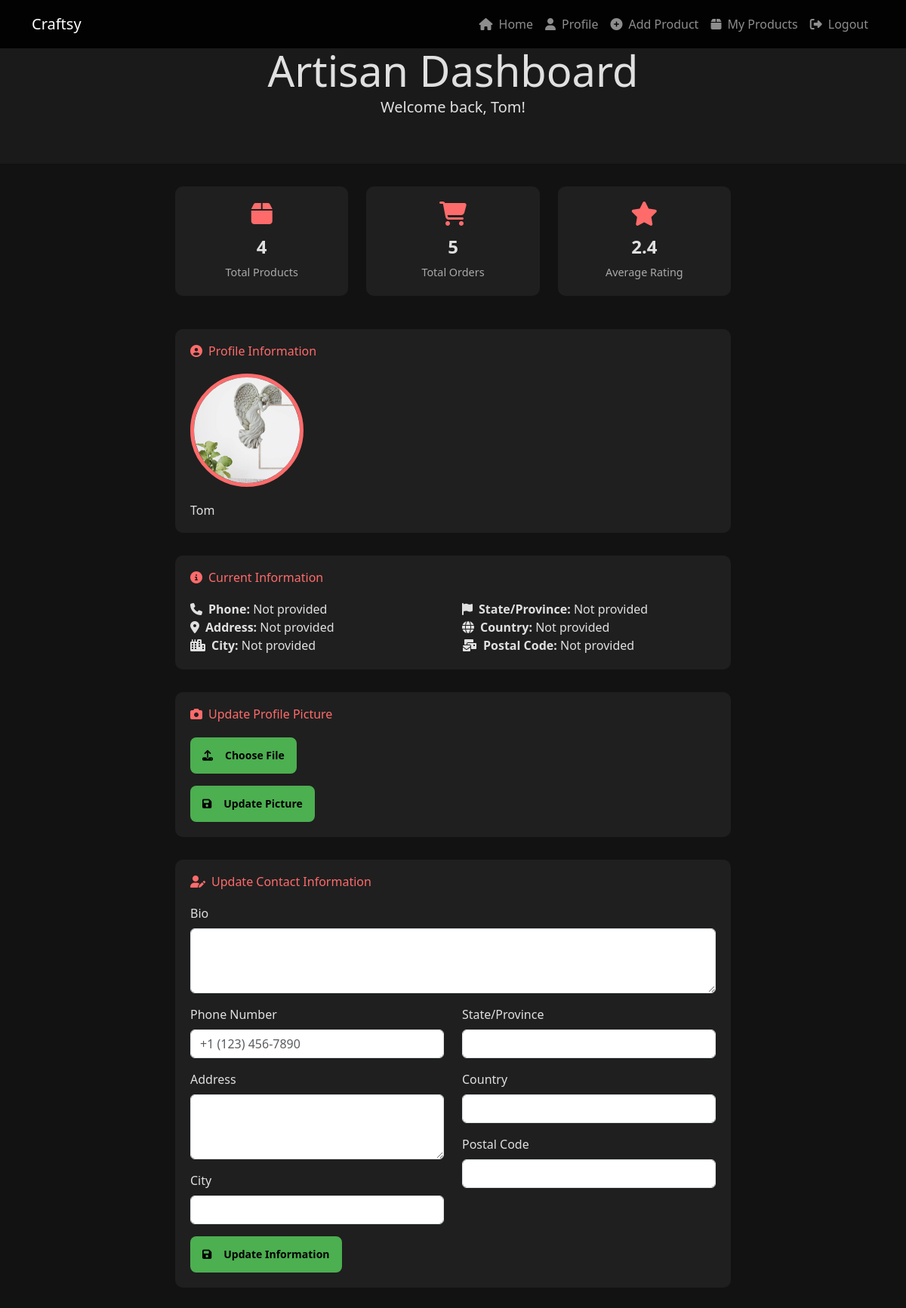
/artisan/profile/ (signed in), run on the app's committed database.
### accounts/models.py (models this page shows, shortened)
class Artisan(models.Model):
    user = models.OneToOneField(User, on_delete=models.CASCADE)
    bio = models.TextField(blank=True)
    phone = models.CharField(max_length=20, blank=True)
    address = models.TextField(blank=True)
    city = models.CharField(max_length=100, blank=True)
    state = models.CharField(max_length=100, blank=True)
    country = models.CharField(max_length=100, blank=True)
    postal_code = models.CharField(max_length=20, blank=True)
    profile_picture = models.ImageField(upload_to='profile_pics/', blank=True, null=True)
    gst_number = models.CharField(max_length=15, blank=True, null=True)
    gst_certificate = models.FileField(upload_to='gst_certificates/', blank=True, null=True)

class User(AbstractUser):
    USER_TYPE_CHOICES = (
        ('artisan', 'Artisan'),
        ('customer', 'Customer'),
        ('admin', 'Admin'),
    )
    user_type = models.CharField(max_length=10, choices=USER_TYPE_CHOICES, default="customer")
    created_at = models.DateTimeField(auto_now_add=True)
    updated_at = models.DateTimeField(auto_now=True)
    status = models.CharField(max_length=20, default='active')

### accounts/views.py (the view)
# urls.py: path('artisan/profile/', views.artisan_profile, name='artisan_profile'),
@login_required
def artisan_profile(request):
    artisan = get_object_or_404(Artisan, user=request.user)
    if request.method == 'POST':
        if 'profile_picture' in request.FILES:
            artisan.profile_picture = request.FILES['profile_picture']
            artisan.save()
            messages.success(request, 'Profile picture updated successfully.')
            return redirect('artisan_profile')
        else:
            form = ArtisanProfileForm(request.POST, instance=artisan)
            if form.is_valid():
                form.save()
                messages.success(request, 'Profile updated successfully.')
                return redirect('artisan_profile')
            else:
                messages.error(request, 'Error updating profile. Please check the form.')
    else:
        form = ArtisanProfileForm(instance=artisan)
    context = {
        'artisan': artisan,
        'form': form,
        'total_products': Product.objects.filter(artisan=artisan).count(),
        'total_orders': Order.objects.filter(items__product__artisan=artisan).distinct().count(),
        'average_rating': Review.objects.filter(product__artisan=artisan).aggregate(Avg('rating'))['rating__avg'] or 0,
    }
    return render(request, 'artisan_profile.html', context)

### accounts/forms.py
class ArtisanProfileForm(forms.ModelForm):
    class Meta:
        model = Artisan
        fields = ['bio', 'phone', 'address', 'city', 'state', 'country', 'postal_code', 'profile_picture']
        widgets = {
            'bio': forms.Textarea(attrs={'class': 'form-control', 'rows': 3}),
            'phone': forms.TextInput(attrs={'class': 'form-control'}),
            'address': forms.TextInput(attrs={'class': 'form-control'}),
            'city': forms.TextInput(attrs={'class': 'form-control'}),
            'state': forms.TextInput(attrs={'class': 'form-control'}),
            'country': forms.TextInput(attrs={'class': 'form-control'}),
            'postal_code': forms.TextInput(attrs={'class': 'form-control'}),
            'profile_picture': forms.ClearableFileInput(attrs={'class': 'form-control-file'}),
        }

### templates/artisan_profile.html (shortened to what this page needs)
<!DOCTYPE html>
<html lang="en">
<head>
    <link href="https://cdn.jsdelivr.net/npm/bootstrap@5.3.0/dist/css/bootstrap.min.css" rel="stylesheet">
    <link rel="stylesheet" href="https://cdnjs.cloudflare.com/ajax/libs/font-awesome/6.5.2/css/all.min.css">
    <link href="https://cdn.jsdelivr.net/npm/daisyui@latest/dist/full.css" rel="stylesheet">
</head>
<body>
    <nav class="navbar navbar-expand-lg navbar-dark fixed-top">
        <div class="container">
            <a class="navbar-brand" href="{% url 'artisan_home' %}">Craftsy</a>
            <div class="collapse navbar-collapse" id="navbarNav">
                <ul class="navbar-nav ms-auto">
                    <li class="nav-item">
                        <a class="nav-link" href="{% url 'artisanview' %}"><i class="fas fa-home me-2"></i>Home</a>
                    </li>
                    {% if user.is_authenticated %}
                        <li class="nav-item">
                            <a class="nav-link" href="{% url 'artisan_profile1' %}"><i class="fas fa-user me-2"></i>Profile</a>
                        </li>
                        <li class="nav-item">
                            <a class="nav-link" href="{% url 'add_product' %}"><i class="fas fa-plus-circle me-2"></i>Add Product</a>
                        </li>
                        <li class="nav-item">
                            <a class="nav-link" href="{% url 'artisan_products' %}"><i class="fas fa-box me-2"></i>My Products</a>
                        </li>
                        <li class="nav-item">
                            <a class="nav-link" href="{% url 'logout' %}"><i class="fas fa-sign-out-alt me-2"></i>Logout</a>
                        </li>
                    {% endif %}
                </ul>
            </div>
        </div>
    </nav>
    <section class="hero-section">
        <div class="container">
            <div class="row">
                <div class="col-md-8 offset-md-2 text-center">
                    <h1 class="display-4">Artisan Dashboard</h1>
                    <p class="lead">Welcome back, {{ artisan.user.username }}!</p>
                </div>
            </div>
        </div>
    </section>
    <div class="container">
        <div class="row">
            <div class="col-md-8 offset-md-2 fade-in">
                <div class="row mb-4">
                    <div class="col-md-4">
                        <div class="stats-card">
                            <i class="fas fa-box stats-icon"></i>
                            <div class="stats-number">{{ total_products }}</div>
                            <div class="stats-label">Total Products</div>
                        </div>
                    </div>
                    <div class="col-md-4">
                        <div class="stats-card">
                            <i class="fas fa-shopping-cart stats-icon"></i>
                            <div class="stats-number">{{ total_orders }}</div>
                            <div class="stats-label">Total Orders</div>
                        </div>
                    </div>
                    <div class="col-md-4">
                        <div class="stats-card">
                            <i class="fas fa-star stats-icon"></i>
                            <div class="stats-number">{{ average_rating|floatformat:1 }}</div>
                            <div class="stats-label">Average Rating</div>
                        </div>
                    </div>
                </div>
                <div class="info-section">
                    <h3><i class="fas fa-user-circle me-2"></i>Profile Information</h3>
                    <div class="profile-picture-container">
                        {% if artisan.profile_picture %}
                        <img src="{{ artisan.profile_picture.url }}" alt="Profile Picture" class="profile-picture mb-3">
                        {% else %}
                        <img src="https://via.placeholder.com/150" alt="Default Profile Picture" class="profile-picture mb-3">
                        {% endif %}
                    </div>
                    <h2>{{ artisan.user.username }}</h2>
                </div>
                <div class="info-section">
                    <h3><i class="fas fa-info-circle me-2"></i>Current Information</h3>
                    <div class="row">
                        <div class="col-md-6">
                            <p><i class="fas fa-phone me-2"></i><strong>Phone:</strong> {{ artisan.phone|default:"Not provided" }}</p>
                            <p><i class="fas fa-map-marker-alt me-2"></i><strong>Address:</strong> {{ artisan.address|default:"Not provided" }}</p>
                            <p><i class="fas fa-city me-2"></i><strong>City:</strong> {{ artisan.city|default:"Not provided" }}</p>
                        </div>
                        <div class="col-md-6">
                            <p><i class="fas fa-flag me-2"></i><strong>State/Province:</strong> {{ artisan.state|default:"Not provided" }}</p>
                            <p><i class="fas fa-globe me-2"></i><strong>Country:</strong> {{ artisan.country|default:"Not provided" }}</p>
                            <p><i class="fas fa-mail-bulk me-2"></i><strong>Postal Code:</strong> {{ artisan.postal_code|default:"Not provided" }}</p>
                        </div>
                    </div>
                </div>
                <div class="info-section">
                    <h3><i class="fas fa-camera me-2"></i>Update Profile Picture</h3>
                    <form method="post" enctype="multipart/form-data" id="profilePictureForm">
                        <div class="mb-3">
                            <label for="profilePicture" class="btn btn-success"><i class="fas fa-upload me-2"></i>Choose File</label>
                        </div>
                        <button type="submit" class="btn btn-success"><i class="fas fa-save me-2"></i>Update Picture</button>
                    </form>
                </div>
                <div class="info-section">
                    <h3><i class="fas fa-user-edit me-2"></i>Update Contact Information</h3>
                    <form method="post" action="{% url 'artisan_profile' %}">
                        <div class="mb-3">
                            <label for="bio" class="form-label">Bio</label>
                            <textarea class="form-control" id="bio" name="bio" rows="3">{{ artisan.bio }}</textarea>
                        </div>
                        <div class="row">
                            <div class="col-md-6">
                                <div class="mb-3">
                                    <label for="phone" class="form-label">Phone Number</label>
                                    <input type="tel" class="form-control" id="phone" name="phone" placeholder="+1 (123) 456-7890" value="{{ artisan.phone }}">
                                </div>
                                <div class="mb-3">
                                    <label for="address" class="form-label">Address</label>
                                    <textarea class="form-control" id="address" name="address" rows="3">{{ artisan.address }}</textarea>
                                </div>
                                <div class="mb-3">
                                    <label for="city" class="form-label">City</label>
                                    <input type="text" class="form-control" id="city" name="city" value="{{ artisan.city }}">
                                </div>
                            </div>
                            <div class="col-md-6">
                                <div class="mb-3">
                                    <label for="state" class="form-label">State/Province</label>
                                    <input type="text" class="form-control" id="state" name="state" value="{{ artisan.state }}">
                                </div>
                                <div class="mb-3">
                                    <label for="country" class="form-label">Country</label>
                                    <input type="text" class="form-control" id="country" name="country" value="{{ artisan.country }}">
                                </div>
                                <div class="mb-3">
                                    <label for="postal_code" class="form-label">Postal Code</label>
                                    <input type="text" class="form-control" id="postal_code" name="postal_code" value="{{ artisan.postal_code }}">
                                </div>
                            </div>
                        </div>
                        <button type="submit" class="btn btn-success"><i class="fas fa-save me-2"></i>Update Information</button>
                    </form>
                </div>
            </div>
        </div>
    </div>
</body>
</html>

### templates/artisan_profile.html (style rules this page uses)
body { background-color: #121212; color: #e0e0e0; font-family: 'Segoe UI', Tahoma, Geneva, Verdana, sans-serif; }
.navbar { background-color: rgba(0, 0, 0, 0.9); backdrop-filter: blur(10px); }
.hero-section { background-color: #1a1a1a; padding: 60px 0; margin-bottom: 30px; }
.stats-card { background-color: rgba(34, 34, 34, 0.8); border-radius: 10px; padding: 20px; margin-bottom: 20px; text-align: center; transition: transform 0.3s; }
.stats-icon { font-size: 2rem; margin-bottom: 10px; color: #ff6b6b; }
.stats-number { font-size: 1.5rem; font-weight: bold; margin-bottom: 5px; }
.stats-label { font-size: 0.9rem; color: #aaa; }
.fade-in { animation: fadeIn 1s ease-in-out; }
.info-section { background-color: rgba(34, 34, 34, 0.8); border-radius: 10px; padding: 20px; margin-bottom: 30px; transition: transform 0.3s; }
.btn-success { background-color: #4caf50; border: none; transition: background-color 0.3s; }
h3 { color: #ff6b6b; margin-bottom: 20px; }
.profile-picture { width: 150px; height: 150px; border-radius: 50%; object-fit: cover; border: 5px solid #ff6b6b; }
.profile-picture-container { position: relative; display: inline-block; }

### data on the page
Artisan: user.username "Tom", profile_picture (picture), phone "Not provided", address "Not provided", city "Not provided", state "Not provided", country "Not provided", postal_code "Not provided"

### other printed values
{{ total_products }} "4"
{{ total_orders }} "5"
{{ average_rating|floatformat:1 }} "2.4"
